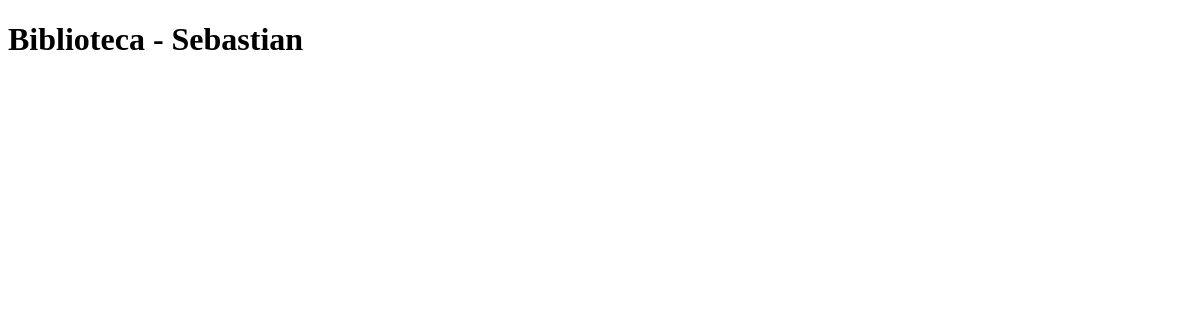
/, run on an earlier commit of the app's database.
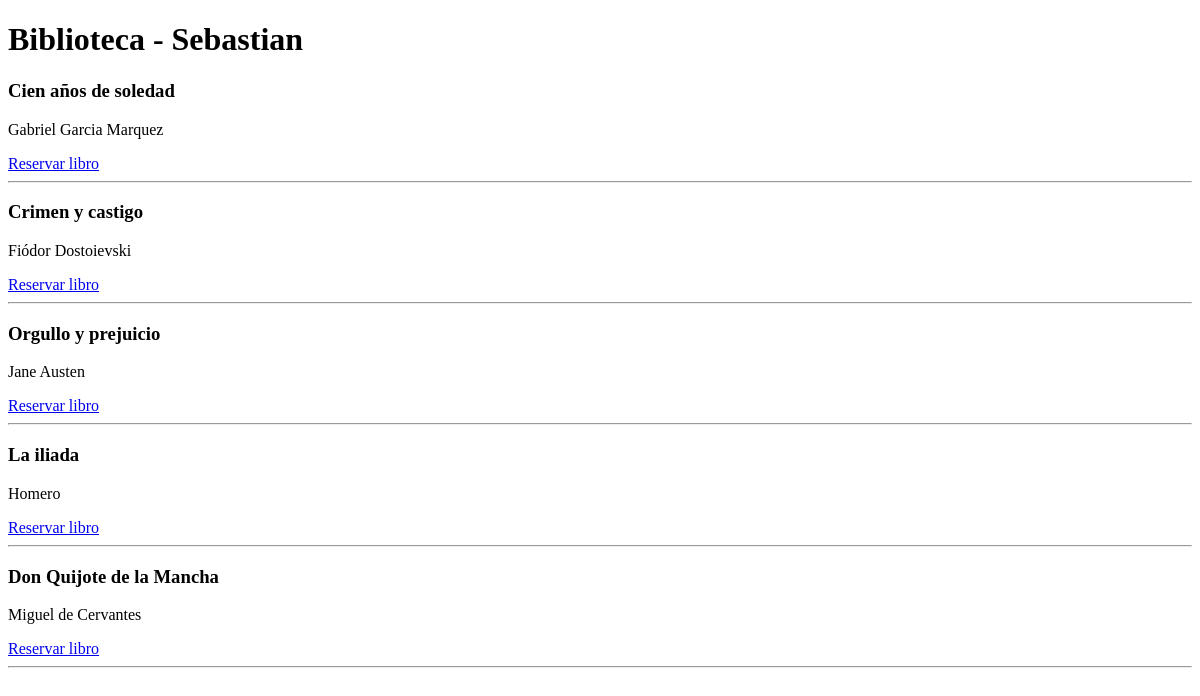
And on a later commit of the database.
### catalogo/models.py (models this page shows, shortened)
class Libro(models.Model):
    titulo = models.CharField(max_length=200)
    autor = models.CharField(max_length=150)

### catalogo/views.py (the view)
# urls.py: path('', lista_libros),
def lista_libros(request):
   libros = Libro.objects.all()
   libros_con_estado = []
   for libro in libros:
       reservado = Reserva.objects.filter(libro=libro).exists()
       libros_con_estado.append({
           "libro": libro,
           "reservado": reservado
       })
   return render(request, "lista.html", {"libros": libros_con_estado})

### catalogo/templates/lista.html (shortened to what this page needs)
<!DOCTYPE html>
<html>
<head>
</head>
<body>
    <h1>Biblioteca - Sebastian</h1>
    {% for item in libros %}
    <div>
        <h3>{{ item.libro.titulo }}</h3>
        <p>{{ item.libro.autor }}</p>
        {% if item.reservado %}
        <p style="color:red">
            Libro reservado
        </p>
        {% else %}
        <a href="/reservar/{{ item.libro.id }}">
            Reservar libro
        </a>
        {% endif %}
    </div>
    <hr>
    {% endfor %}
</body>
</html>

What changed in the data, as far as the page shows it:
added Libro: libro.titulo "Cien años de soledad", libro.autor "Gabriel Garcia Marquez"
added Libro: libro.titulo "Crimen y castigo", libro.autor "Fiódor Dostoievski"
added Libro: libro.titulo "Orgullo y prejuicio", libro.autor "Jane Austen"
added Libro: libro.titulo "La iliada", libro.autor "Homero"
added Libro: libro.titulo "Don Quijote de la Mancha", libro.autor "Miguel de Cervantes"
